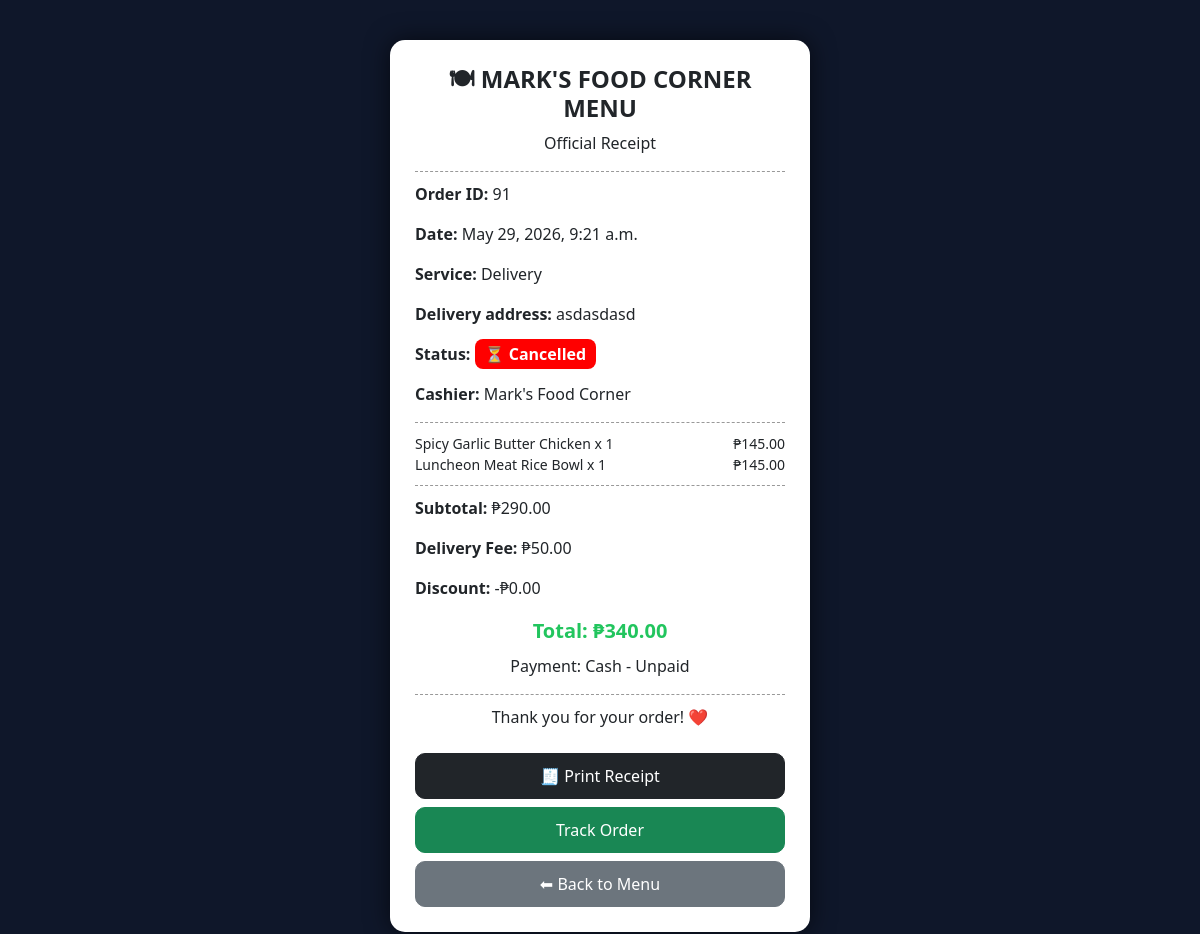
Screenshot of /receipt/91/ (signed in) with the database file from the repository.
### menu/models.py (models this page shows, shortened)
class Order(models.Model):
    STATUS_CHOICES = [
        ('Pending', 'Pending'),
        ('Preparing', 'Preparing'),
        ('Ready', 'Ready'),
        ('On the way', 'On the way'),
        ('Delivered', 'Delivered'),
        ('Completed', 'Completed'),
        ('Cancelled', 'Cancelled'),
    ]
    SERVICE_CHOICES = [
        ('Dine In', 'Dine In'),
        ('Pickup', 'Pickup'),
        ('Delivery', 'Delivery'),
    ]
    customer = models.ForeignKey(
        settings.AUTH_USER_MODEL,
        on_delete=models.SET_NULL,
        null=True,
        blank=True,
        related_name='orders'
    )
    total = models.DecimalField(max_digits=10, decimal_places=2)
    subtotal = models.DecimalField(max_digits=10, decimal_places=2, default=0)
    delivery_fee = models.DecimalField(max_digits=10, decimal_places=2, default=0)
    discount = models.DecimalField(max_digits=10, decimal_places=2, default=0)
    promo_code = models.CharField(max_length=30, blank=True)
    payment_method = models.CharField(max_length=20)
    service_type = models.CharField(max_length=20, choices=SERVICE_CHOICES, default='Delivery')
    payment_status = models.CharField(
        max_length=20,
        choices=[
            ('Unpaid', 'Unpaid'),
            ('Pending proof', 'Pending proof'),
            ('Paid', 'Paid'),
            ('Failed', 'Failed'),
        ],
        default='Unpaid'
    )
    payment_reference = models.CharField(max_length=80, blank=True)
    payment_proof = models.ImageField(upload_to='payment_proofs/', null=True, blank=True)
    delivery_proof = models.ImageField(upload_to='delivery_proofs/', null=True, blank=True)
    contact_phone = models.CharField(max_length=30, blank=True)
    delivery_address = models.TextField(blank=True)
    customer_latitude = models.DecimalField(max_digits=9, decimal_places=6, null=True, blank=True)
    customer_longitude = models.DecimalField(max_digits=9, decimal_places=6, null=True, blank=True)
    delivery_note = models.CharField(max_length=200, blank=True)
    pickup_time = models.CharField(max_length=80, blank=True)
    status = models.CharField(
        max_length=20,
        choices=STATUS_CHOICES,
        default='Pending'
    )
    courier_name = models.CharField(max_length=80, default='Restaurant rider')
    location_label = models.CharField(max_length=120, default='Restaurant kitchen')
    rider_latitude = models.DecimalField(max_digits=9, decimal_places=6, default=9.539611)
    rider_longitude = models.DecimalField(max_digits=9, decimal_places=6, default=125.838139)
    estimated_minutes = models.PositiveIntegerField(default=30)
    updated = models.DateTimeField(auto_now=True)
    created = models.DateTimeField(auto_now_add=True)

class Food(models.Model):
    category = models.ForeignKey(Category, on_delete=models.CASCADE)
    name = models.CharField(max_length=100)
    description = models.TextField(blank=True, null=True)
    price = models.DecimalField(max_digits=6, decimal_places=2)
    image = models.ImageField(upload_to='foods/', null=True, blank=True)
    is_available = models.BooleanField(default=True)
    preparation_minutes = models.PositiveIntegerField(default=15)

### menu/views.py (the view)
# urls.py: path('receipt/<int:id>/', views.receipt, name='receipt'),
@login_required
def receipt(request, id):
    order = get_object_or_404(Order, id=id)
    if not user_can_view_order(request.user, order):
        raise Http404
    items = OrderItem.objects.filter(order=order)
    new_items = []
    for i in items:
        subtotal = i.food.price * i.quantity
        new_items.append({
            'food': i.food,
            'quantity': i.quantity,
            'subtotal': subtotal
        })
    return render(request, 'receipt.html', {
        'order': order,
        'items': new_items
    })

### menu/views.py (called while the page is built)
def user_can_view_order(user, order):
    return user.is_staff or order.customer_id == user.id or user_is_delivery(user)

### templates/receipt.html (shortened to what this page needs)
{% load tz %}
<!DOCTYPE html>
<html>
<head>
    <link href="https://cdn.jsdelivr.net/npm/bootstrap@5.3.0/dist/css/bootstrap.min.css" rel="stylesheet">
</head>
<body>
<div class="receipt">
    <h4 class="title">🍽 MARK'S FOOD CORNER MENU</h4>
    <p class="text-center">Official Receipt</p>
    <div class="line"></div>
    <p><strong>Order ID:</strong> {{order.id}}</p>
    <p><strong>Date:</strong> {{order.created|localtime|date:"F j, Y, g:i a"}}</p>
    <p><strong>Service:</strong> {{ order.service_type }}</p>
    {% if order.delivery_address %}
        <p><strong>Delivery address:</strong> {{ order.delivery_address }}</p>
    {% endif %}
    <p>
        <strong>Status:</strong>
        {% if order.status == "Completed" %}
            <span class="status completed">✔ {{order.status}}</span>
        {% elif order.status == "Preparing" %}
            <span class="status preparing">🍳 {{order.status}}</span>
        {% elif order.status == "Ready" %}
            <span class="status ready">🔔 {{order.status}}</span>
        {% else %}
            <span class="status pending">⏳ {{order.status}}</span>
        {% endif %}
    </p>
    <p><strong>Cashier:</strong> Mark's Food Corner</p>
    <div class="line"></div>
    {% for i in items %}
    <div class="item-row">
        <span>
            {{i.food.name}} x {{i.quantity}}
        </span>
        <span>₱{{i.subtotal|floatformat:2}}</span>
    </div>
    {% endfor %}
    <div class="line"></div>
    <p><strong>Subtotal:</strong> ₱{{ order.subtotal|floatformat:2 }}</p>
    <p><strong>Delivery Fee:</strong> ₱{{ order.delivery_fee|floatformat:2 }}</p>
    <p><strong>Discount:</strong> -₱{{ order.discount|floatformat:2 }}</p>
    <div class="total">
        Total: ₱{{order.total}}
    </div>
    <p class="text-center mt-2">Payment: {{order.payment_method}} - {{ order.payment_status }}</p>
    <div class="line"></div>
    <p class="text-center">Thank you for your order! ❤️</p>
    <button onclick="window.print()" class="btn btn-dark btn-custom w-100 mt-2">
        🧾 Print Receipt
    </button>
    <a href="/track/{{ order.id }}/" class="btn btn-success btn-custom w-100 mt-2">
        Track Order
    </a>
    <a href="/" class="btn btn-secondary btn-custom w-100 mt-2">
        ⬅ Back to Menu
    </a>
</div>
</body>
</html>

### templates/receipt.html (style rules this page uses)
body { background: #0f172a; font-family: 'Segoe UI', sans-serif; }
.receipt { max-width: 420px; margin: 40px auto; background: #ffffff; padding: 25px; border-radius: 15px; box-shadow: 0 0 25px rgba(0,0,0,0.6); }
.title { text-align: center; font-weight: bold; }
.line { border-top: 1px dashed #999; margin: 10px 0; }
.item-row { display: flex; justify-content: space-between; font-size: 14px; }
.total { font-size: 20px; font-weight: bold; color: #22c55e; text-align: center; }
.status { padding: 4px 10px; border-radius: 8px; font-weight: bold; }
.pending { background: red; color: white; }
.btn-custom { border-radius: 10px; padding: 10px; }

### rows the page displays
Order: id "91", created "May 29, 2026, 9:21 a.m.", service_type "Delivery", delivery_address "asdasdasd", status "Cancelled", subtotal "290.00", delivery_fee "50.00", discount "0.00", total "340.00", payment_method "Cash", payment_status "Unpaid"
Food: food.name "Spicy Garlic Butter Chicken", quantity "1", subtotal "145.00"
Food: food.name "Luncheon Meat Rice Bowl", quantity "1", subtotal "145.00"
